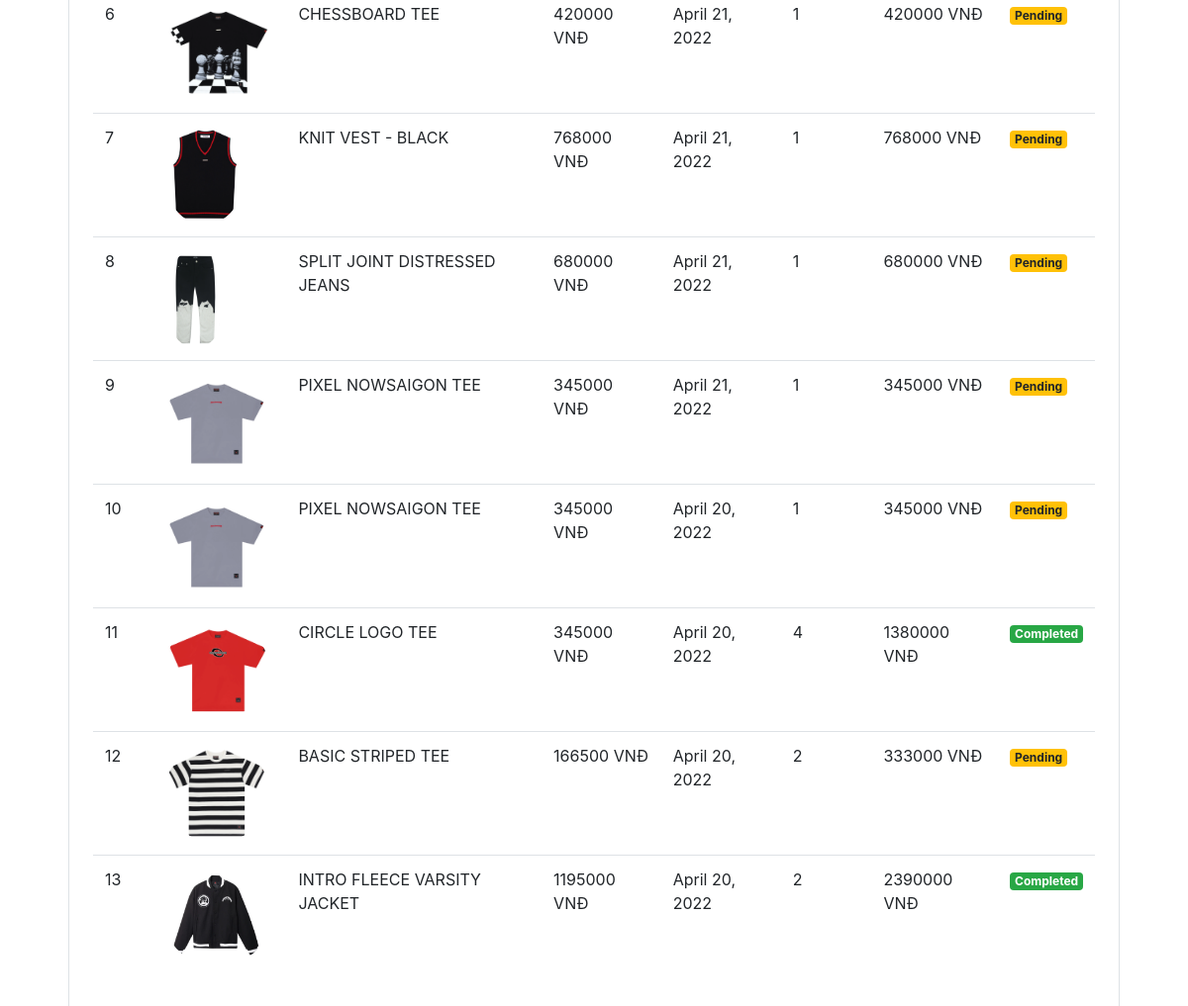
/orders (signed in, lower part), run on an earlier commit of the app's database.
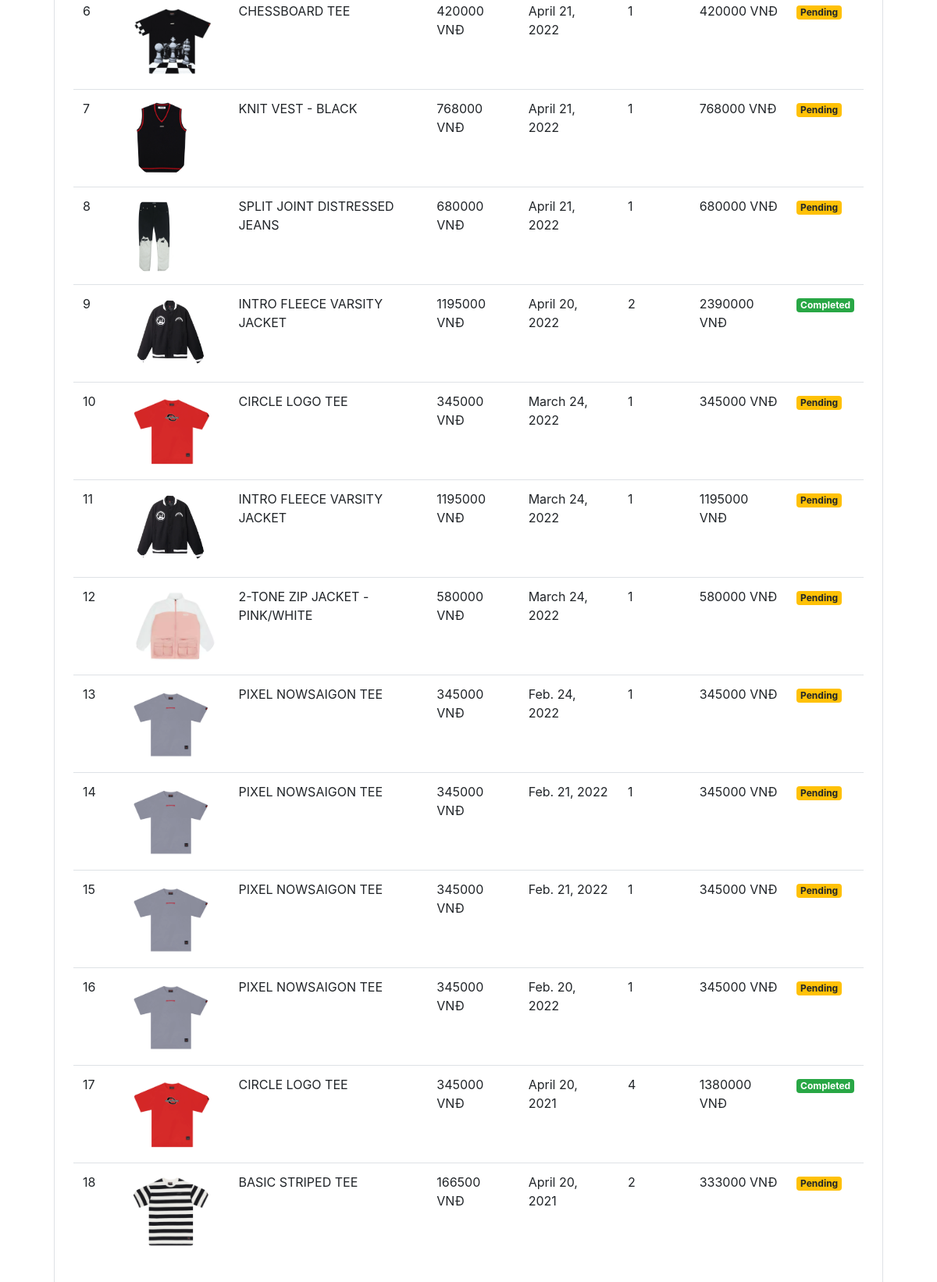
And on a later commit of the database.
### store/models/orders.py (models this page shows, shortened)
class Order(models.Model):
    product = models.ForeignKey(Product, on_delete=models.CASCADE)
    customer = models.ForeignKey(Customer, on_delete=models.CASCADE)
    quantity = models.IntegerField(default=1)
    price = models.IntegerField()
    address = models.CharField(max_length=100, default='', blank=True)
    phone = models.CharField(max_length=11, default='', blank=True)
    date = models.DateField(default=datetime.datetime.today)
    status = models.BooleanField(default=False)
    @staticmethod
    def get_orders_by_customer(customer_id):
        return Order.objects.filter(customer=customer_id).order_by('-date')

### store/models/product.py (models this page shows, shortened)
@total_ordering
class Product(models.Model):
    name = models.CharField(max_length=50)
    price = models.IntegerField(default=0)
    category = models.ForeignKey(Category, on_delete=models.CASCADE, default=1)
    description = models.CharField(max_length=200, default='', null=True, blank=True)
    image = models.ImageField(upload_to='uploads/products/')

### store/middlewares/auth.py (the view)
    def middleware(request):
        returnUrl = request.META['PATH_INFO']
        if not request.session.get('customer'):
            return redirect(f'login?return_url={returnUrl}')
        response = get_response(request)
        return response

### store/templatetags/custom_filter.py (called while the page is built)
@register.filter(name='currency')
def currency(number):
    return str(number) + " VNĐ"

@register.filter(name='multiply')
def multiply(number, number1):
    return number * number1

### store/views/orders.py (called while the page is built)
    def get(self, request):
        customer = request.session.get('customer')
        orders = Order.get_orders_by_customer(customer)
        return render(request, 'orders.html', {'orders': orders})

### store/templates/orders.html (shortened to what this page needs)
{% extends 'base.html' %}
{% block content %}
{% load cart %}
{% load custom_filter %}
<div class = "container">
    <div class="border rounded p-4 m-4">
        <table class="table">
            <tbody>
                {% for order in orders %}
                <tr>
                    <td>{{forloop.counter}}</td>
                    <td><img style="height: 100px;" class="rounded-circle" src="{{order.product.image.url}}" alt=""></td>
                    <td>{{order.product.name}}</td>
                    <td>{{order.price|currency}}</td>
                    <td>{{order.date}}</td>
                    <td>{{order.quantity}}</td>
                    <td>{{order.quantity|multiply:order.price|currency}}</td>
                    {% if order.status %}
                    <td><small class="badge badge-success">Completed</small></td>
                    {% else %}
                    <td><small class="badge badge-warning">Pending</small></td>
                    {% endif %}
                </tr>
                {% endfor %}
            </tbody>
        </table>
    </div>
</div>
{% endblock %}

What changed in the data, as far as the page shows it:
shown differently, row unchanged: Order "April 20, 2022": moves up the list
added Order: product.image (picture), product.name "CIRCLE LOGO TEE", price "345000 VNĐ", date "March 24, 2022", quantity "1", quantity|multiply "345000 VNĐ", status "Pending"
added Order: product.image (picture), product.name "INTRO FLEECE VARSITY JACKET", price "1195000 VNĐ", date "March 24, 2022", quantity "1", quantity|multiply "1195000 VNĐ", status "Pending"
added Order: product.image (picture), product.name "2-TONE ZIP JACKET - PINK/WHITE", price "580000 VNĐ", date "March 24, 2022", quantity "1", quantity|multiply "580000 VNĐ", status "Pending"
added Order: product.image (picture), product.name "PIXEL NOWSAIGON TEE", price "345000 VNĐ", date "Feb. 24, 2022", quantity "1", quantity|multiply "345000 VNĐ", status "Pending"
changed Order (number 9 of 13 on the later page): date "April 21, 2022" → "Feb. 21, 2022"
added Order: product.image (picture), product.name "PIXEL NOWSAIGON TEE", price "345000 VNĐ", date "Feb. 21, 2022", quantity "1", quantity|multiply "345000 VNĐ", status "Pending"
changed Order: date "April 20, 2022" → "Feb. 20, 2022"
changed Order "1380000 VNĐ": date "April 20, 2022" → "April 20, 2021"
changed Order "166500 VNĐ": date "April 20, 2022" → "April 20, 2021"
